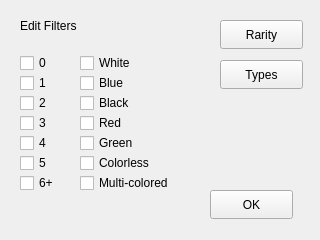
<?xml version="1.0" encoding="UTF-8"?>
<ui version="4.0">
 <class>MainWindow</class>
 <widget class="QMainWindow" name="MainWindow">
  <property name="geometry">
   <rect>
    <x>0</x>
    <y>0</y>
    <width>320</width>
    <height>240</height>
   </rect>
  </property>
  <property name="minimumSize">
   <size>
    <width>320</width>
    <height>240</height>
   </size>
  </property>
  <property name="maximumSize">
   <size>
    <width>320</width>
    <height>240</height>
   </size>
  </property>
  <property name="windowTitle">
   <string>MainWindow</string>
  </property>
  <widget class="QWidget" name="centralwidget">
   <widget class="QLabel" name="label">
    <property name="geometry">
     <rect>
      <x>20</x>
      <y>10</y>
      <width>91</width>
      <height>31</height>
     </rect>
    </property>
    <property name="text">
     <string>Edit Filters</string>
    </property>
   </widget>
   <widget class="QCheckBox" name="checkBox">
    <property name="geometry">
     <rect>
      <x>20</x>
      <y>50</y>
      <width>93</width>
      <height>26</height>
     </rect>
    </property>
    <property name="text">
     <string>0</string>
    </property>
   </widget>
   <widget class="QCheckBox" name="checkBox_2">
    <property name="geometry">
     <rect>
      <x>20</x>
      <y>70</y>
      <width>93</width>
      <height>26</height>
     </rect>
    </property>
    <property name="text">
     <string>1</string>
    </property>
   </widget>
   <widget class="QCheckBox" name="checkBox_3">
    <property name="geometry">
     <rect>
      <x>20</x>
      <y>90</y>
      <width>93</width>
      <height>26</height>
     </rect>
    </property>
    <property name="text">
     <string>2</string>
    </property>
   </widget>
   <widget class="QCheckBox" name="checkBox_4">
    <property name="geometry">
     <rect>
      <x>20</x>
      <y>110</y>
      <width>93</width>
      <height>26</height>
     </rect>
    </property>
    <property name="text">
     <string>3</string>
    </property>
   </widget>
   <widget class="QCheckBox" name="checkBox_5">
    <property name="geometry">
     <rect>
      <x>20</x>
      <y>130</y>
      <width>93</width>
      <height>26</height>
     </rect>
    </property>
    <property name="text">
     <string>4</string>
    </property>
   </widget>
   <widget class="QCheckBox" name="checkBox_6">
    <property name="geometry">
     <rect>
      <x>20</x>
      <y>150</y>
      <width>93</width>
      <height>26</height>
     </rect>
    </property>
    <property name="text">
     <string>5</string>
    </property>
   </widget>
   <widget class="QCheckBox" name="checkBox_7">
    <property name="geometry">
     <rect>
      <x>20</x>
      <y>170</y>
      <width>93</width>
      <height>26</height>
     </rect>
    </property>
    <property name="text">
     <string>6+</string>
    </property>
   </widget>
   <widget class="QCheckBox" name="checkBox_8">
    <property name="geometry">
     <rect>
      <x>80</x>
      <y>50</y>
      <width>93</width>
      <height>26</height>
     </rect>
    </property>
    <property name="text">
     <string>White</string>
    </property>
   </widget>
   <widget class="QCheckBox" name="checkBox_9">
    <property name="geometry">
     <rect>
      <x>80</x>
      <y>70</y>
      <width>93</width>
      <height>26</height>
     </rect>
    </property>
    <property name="text">
     <string>Blue</string>
    </property>
   </widget>
   <widget class="QCheckBox" name="checkBox_10">
    <property name="geometry">
     <rect>
      <x>80</x>
      <y>90</y>
      <width>93</width>
      <height>26</height>
     </rect>
    </property>
    <property name="text">
     <string>Black</string>
    </property>
   </widget>
   <widget class="QCheckBox" name="checkBox_11">
    <property name="geometry">
     <rect>
      <x>80</x>
      <y>110</y>
      <width>93</width>
      <height>26</height>
     </rect>
    </property>
    <property name="text">
     <string>Red</string>
    </property>
   </widget>
   <widget class="QCheckBox" name="checkBox_12">
    <property name="geometry">
     <rect>
      <x>80</x>
      <y>130</y>
      <width>93</width>
      <height>26</height>
     </rect>
    </property>
    <property name="text">
     <string>Green</string>
    </property>
   </widget>
   <widget class="QCheckBox" name="checkBox_13">
    <property name="geometry">
     <rect>
      <x>80</x>
      <y>150</y>
      <width>93</width>
      <height>26</height>
     </rect>
    </property>
    <property name="text">
     <string>Colorless</string>
    </property>
   </widget>
   <widget class="QCheckBox" name="checkBox_14">
    <property name="geometry">
     <rect>
      <x>80</x>
      <y>170</y>
      <width>121</width>
      <height>26</height>
     </rect>
    </property>
    <property name="text">
     <string>Multi-colored</string>
    </property>
   </widget>
   <widget class="QPushButton" name="pushButton">
    <property name="geometry">
     <rect>
      <x>220</x>
      <y>20</y>
      <width>83</width>
      <height>29</height>
     </rect>
    </property>
    <property name="text">
     <string>Rarity</string>
    </property>
   </widget>
   <widget class="QPushButton" name="pushButton_2">
    <property name="geometry">
     <rect>
      <x>220</x>
      <y>60</y>
      <width>83</width>
      <height>29</height>
     </rect>
    </property>
    <property name="text">
     <string>Types</string>
    </property>
   </widget>
   <widget class="QPushButton" name="pushButton_3">
    <property name="geometry">
     <rect>
      <x>210</x>
      <y>190</y>
      <width>83</width>
      <height>29</height>
     </rect>
    </property>
    <property name="text">
     <string>OK</string>
    </property>
   </widget>
  </widget>
 </widget>
 <resources/>
 <connections/>
</ui>
